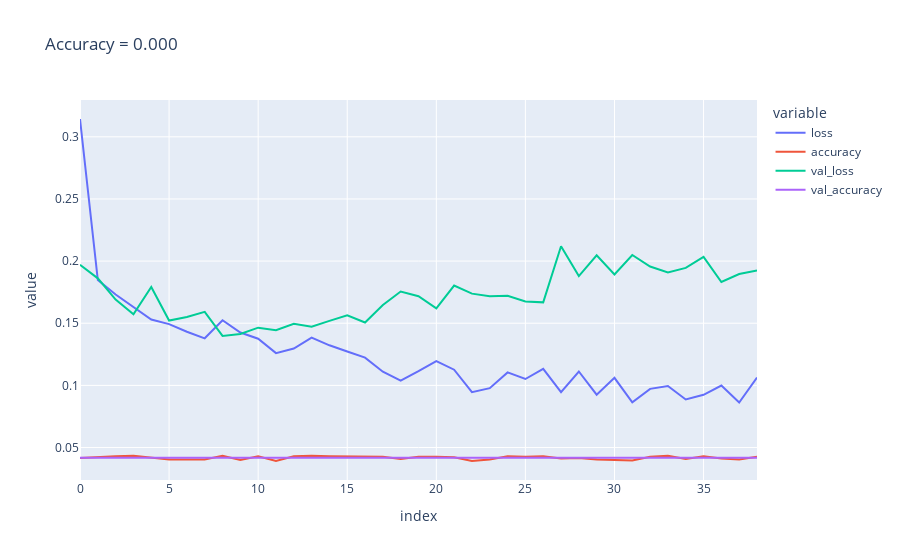

The notebook cell saved with this chart:
### Markdown cell above
# gru peak

### Code cell
for units in [6,12,24,48,72,96,128]:
    for sequence_length in [24,48,72,168]:
        for layers in [1,2,3]:
            for afuncs in [{'gru':'relu','dense':'relu'},{'gru':'relu','dense':'relu'}]:
            
                # data
                site = 'prpa'
                filename = 'data/PRPA_load_cleaned_mjw.csv'
                data_range = ['2021-6-7','2022-8-10']
                dir = 'models'
                features = ['Load (kW)',
                            'Day',
                            'Weekday',
                            'Hour',
                            'IMF1',                                
                            'IMF2',                                
                            'IMF3',
                            'IMF4',
                            'IMF5',
                            'IMF6',
                            'IMF7',
                            'IMF8',]
                targets = ['TargetsOH']

                # model
                rnn_type='gru'
                #units=24
                #layers=2
                #dropout=0
                #afuncs={'lstm':'relu','gru':'relu','dense':'relu'}

                # training
                #sequence_length=24
                epochs=100
                patience=20
                train_split = 0.9
                shift_steps = 1
                loss='binary_crossentropy'
                batch_size=1
                np.random.seed(42)
                tf_set_seed(42)

                # output
                verbose=0
                output = True
                plots = False
                metrics=['accuracy']

                # model filename
                t = datetime.now()
                path_checkpoint = f'{dir}/{site}/{t.year}-{t.month:02}-{t.day:02}_' + \
                                f'{t.hour:02}-{t.minute:02}-{t.second:02}_{rnn_type}-u{units}-l{layers}.keras'


                ### begin

                df,dppd,np_days = get_dat(site,filename,emd=True,rename=True,start=data_range[0],end=data_range[1])                    

                df['LoadOH'] =      one_hot_of_peaks(df[['Load (kW)']])
                df['TargetsOH'] =   one_hot_of_peaks(df[['Load (kW)']]).shift(-shift_steps)
                df['NP1dOH'] =      one_hot_of_peaks(df[['Load (kW)']]).shift(np_days*dppd)
                df = df.dropna()

                # split
                num_data = len(df)
                num_train = int(train_split * num_data)
                df_train = df.iloc[:num_train,:]
                df_valid = df.iloc[num_train:,:]

                feature_scaler = MinMaxScaler()
                X_train = feature_scaler.fit_transform(df_train[features].values)
                X_valid = feature_scaler.fit_transform(df_valid[features].values)

                y_train = df_train.TargetsOH.values[:,np.newaxis]
                y_valid = df_valid.TargetsOH.values[:,np.newaxis]

                generator =    batch_generator( batch_size,
                                                sequence_length,
                                                num_x_signals=len(features),
                                                num_y_signals=len(targets),
                                                num_train=num_train,
                                                x_train_scaled=X_train,
                                                y_train_scaled=y_train)   

                #X_batch, y_batch = next(generator)

                X_valid = X_valid[np.newaxis,:,:]
                y_valid = y_valid[np.newaxis,:,:] 

                if rnn_type == 'gru':
                    model = Sequential()
                    model.add( GRU( units=units,
                                    return_sequences=True,
                                    input_shape=(None, len(features),),
                                    activation=afuncs[rnn_type]) )
                    if layers > 1:
                        model.add( GRU( units=units,
                                        return_sequences=True,
                                        activation=afuncs[rnn_type]) )
                    if layers > 2:
                        model.add( GRU( units=units,
                                        return_sequences=True,
                                        activation=afuncs[rnn_type]) )        
                    model.add( Dense(len(targets), activation=afuncs['dense']) )

                elif rnn_type == 'lstm':
                    if layers==1:
                        model = Sequential([LSTM(units=units, return_sequences=True,
                                                input_shape=(None,len(features)),activation=afuncs[rnn_type]),
                                            Dense(units=len(targets), activation=afuncs[rnn_type]) ] )
                    elif layers==2:
                        model = Sequential([LSTM(units=units, return_sequences=True,
                                                input_shape=(None,len(features)),activation=afuncs[rnn_type]),
                                            LSTM(units=units, return_sequences=True, activation=afuncs[rnn_type]), 
                                            Dense(units=len(targets), activation=afuncs[rnn_type]) ] )

                model.compile( loss=loss, optimizer='adam', metrics=metrics )
                model.summary()                

                hx = model.fit( x=generator,
                                epochs=epochs,
                                steps_per_epoch=100,
                                validation_data=(X_valid,y_valid),
                                callbacks=[ ModelCheckpoint(filepath=path_checkpoint,
                                                            monitor='val_loss',
                                                            verbose=verbose,
                                                            save_weights_only=True,
                                                            save_best_only=True         ),
                                            EarlyStopping  (monitor='val_loss',
                                                            patience=patience,
                                                            verbose=verbose             )   ])        

                model.load_weights(path_checkpoint)
                print('\n/// Best Model Loss (valid)\n',model.evaluate(X_valid,y_valid)[0])

                y_valid_pred = model.predict(X_valid)
                y_valid_flat      = y_valid[:,:,0].flatten()
                y_valid_pred_flat = y_valid_pred[:,:,0].flatten()

                df_valid.loc[:,'y'] = y_valid_flat
                df_valid.loc[:,'y_pred'] = y_valid_pred_flat    

                acc = accuracy_one_hot(df_valid['y'],one_hot_of_peaks(df_valid['y_pred']))
                print('\n/// Accuracy\n',acc)

                pd.DataFrame(hx.history).plot(title=f'Accuracy = {acc:.3f}')

### Figure 1 — Plotly figure (JSON) as saved in the notebook; plotly's stock layout.template omitted (floating-point values rounded to 4 significant figures)
{"data": [{"hovertemplate": "variable=loss<br>index=%{x}<br>value=%{y}<extra></extra>", "legendgroup": "loss", "line": {"color": "#636efa", "dash": "solid"}, "marker": {"symbol": "circle"}, "mode": "lines", "name": "loss", "orientation": "v", "showlegend": true, "type": "scatter", "x": [0, 1, 2, 3, 4, 5, 6, 7, 8, 9, 10, 11, 12, 13, 14, 15, 16, 17, 18, 19, 20, 21, 22, 23, 24, 25, 26, 27, 28, 29, 30, 31, 32, 33, 34, 35, 36, 37, 38], "xaxis": "x", "y": [0.3143, 0.1848, 0.1732, 0.1632, 0.1529, 0.1493, 0.1432, 0.1379, 0.1524, 0.1425, 0.1376, 0.1259, 0.1297, 0.1384, 0.1322, 0.1273, 0.1223, 0.111, 0.1038, 0.1114, 0.1195, 0.1126, 0.09451, 0.09776, 0.1104, 0.1051, 0.1132, 0.09461, 0.1112, 0.09254, 0.1061, 0.08643, 0.09718, 0.09952, 0.08867, 0.09241, 0.09992, 0.0862, 0.1063], "yaxis": "y"}, {"hovertemplate": "variable=accuracy<br>index=%{x}<br>value=%{y}<extra></extra>", "legendgroup": "accuracy", "line": {"color": "#EF553B", "dash": "solid"}, "marker": {"symbol": "circle"}, "mode": "lines", "name": "accuracy", "orientation": "v", "showlegend": true, "type": "scatter", "x": [0, 1, 2, 3, 4, 5, 6, 7, 8, 9, 10, 11, 12, 13, 14, 15, 16, 17, 18, 19, 20, 21, 22, 23, 24, 25, 26, 27, 28, 29, 30, 31, 32, 33, 34, 35, 36, 37, 38], "xaxis": "x", "y": [0.04167, 0.0425, 0.04292, 0.04333, 0.04208, 0.04042, 0.04042, 0.04042, 0.04333, 0.04, 0.04292, 0.03917, 0.04292, 0.04333, 0.04292, 0.04292, 0.04292, 0.0425, 0.04083, 0.0425, 0.0425, 0.04208, 0.03917, 0.04042, 0.04292, 0.0425, 0.04292, 0.04125, 0.04167, 0.04042, 0.04, 0.03958, 0.0425, 0.04333, 0.04083, 0.04292, 0.04125, 0.04042, 0.0425], "yaxis": "y"}, {"hovertemplate": "variable=val_loss<br>index=%{x}<br>value=%{y}<extra></extra>", "legendgroup": "val_loss", "line": {"color": "#00cc96", "dash": "solid"}, "marker": {"symbol": "circle"}, "mode": "lines", "name": "val_loss", "orientation": "v", "showlegend": true, "type": "scatter", "x": [0, 1, 2, 3, 4, 5, 6, 7, 8, 9, 10, 11, 12, 13, 14, 15, 16, 17, 18, 19, 20, 21, 22, 23, 24, 25, 26, 27, 28, 29, 30, 31, 32, 33, 34, 35, 36, 37, 38], "xaxis": "x", "y": [0.197, 0.1861, 0.169, 0.1572, 0.1791, 0.1522, 0.155, 0.1591, 0.1398, 0.1414, 0.1464, 0.1444, 0.1496, 0.1472, 0.1519, 0.1565, 0.1506, 0.1646, 0.1755, 0.1717, 0.162, 0.1803, 0.1738, 0.1717, 0.172, 0.1675, 0.1668, 0.2119, 0.1879, 0.2046, 0.1892, 0.2049, 0.1957, 0.1909, 0.1945, 0.2033, 0.1832, 0.1896, 0.1925], "yaxis": "y"}, {"hovertemplate": "variable=val_accuracy<br>index=%{x}<br>value=%{y}<extra></extra>", "legendgroup": "val_accuracy", "line": {"color": "#ab63fa", "dash": "solid"}, "marker": {"symbol": "circle"}, "mode": "lines", "name": "val_accuracy", "orientation": "v", "showlegend": true, "type": "scatter", "x": [0, 1, 2, 3, 4, 5, 6, 7, 8, 9, 10, 11, 12, 13, 14, 15, 16, 17, 18, 19, 20, 21, 22, 23, 24, 25, 26, 27, 28, 29, 30, 31, 32, 33, 34, 35, 36, 37, 38], "xaxis": "x", "y": [0.04175, 0.04175, 0.04175, 0.04175, 0.04175, 0.04175, 0.04175, 0.04175, 0.04175, 0.04175, 0.04175, 0.04175, 0.04175, 0.04175, 0.04175, 0.04175, 0.04175, 0.04175, 0.04175, 0.04175, 0.04175, 0.04175, 0.04175, 0.04175, 0.04175, 0.04175, 0.04175, 0.04175, 0.04175, 0.04175, 0.04175, 0.04175, 0.04175, 0.04175, 0.04175, 0.04175, 0.04175, 0.04175, 0.04175], "yaxis": "y"}], "layout": {"legend": {"title": {"text": "variable"}, "tracegroupgap": 0}, "title": {"text": "Accuracy = 0.000"}, "xaxis": {"anchor": "y", "domain": [0, 1], "title": {"text": "index"}}, "yaxis": {"anchor": "x", "domain": [0, 1], "title": {"text": "value"}}}}
